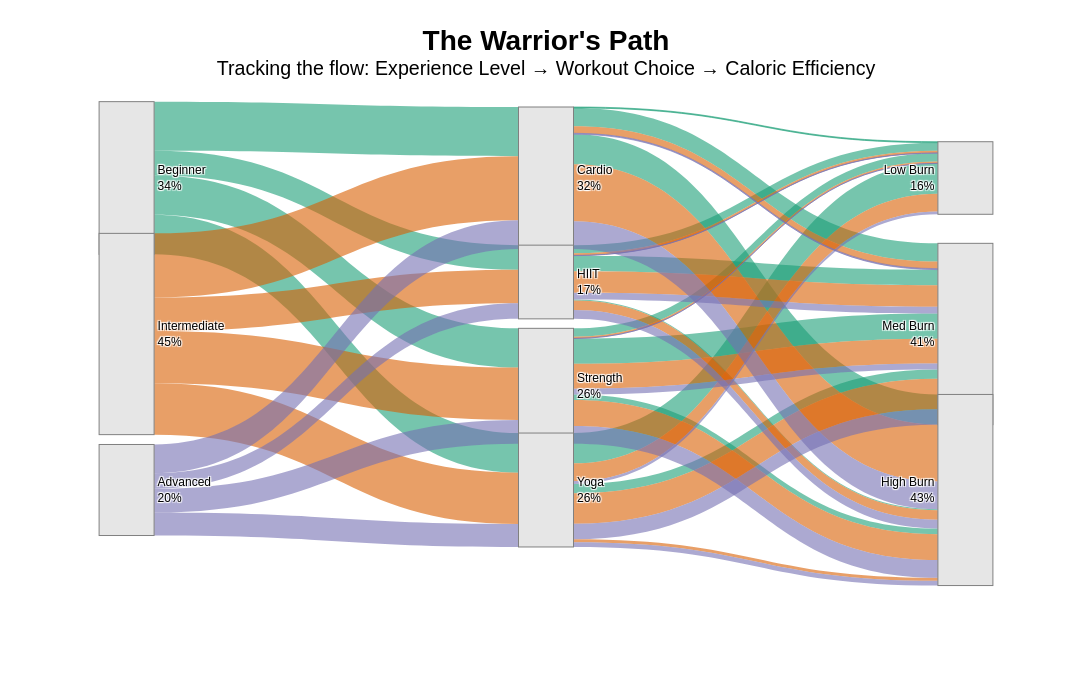

Notebook source saved alongside this figure:
### Code cell
# ============================================================
# PLOT 3: ALLUVIAL-STYLE SANKEY 
# ============================================================

flow_data = (
    df.groupby(
        ["difficulty_level", "workout_type", "burn_category"],
        observed=True
    )
    .size()
    .reset_index(name="n")
)

# Node order to match R
difficulty_nodes = ["Beginner", "Intermediate", "Advanced"]
workout_nodes = ["Cardio", "HIIT", "Strength", "Yoga"]
burn_nodes = ["Low Burn", "Med Burn", "High Burn"]

labels = difficulty_nodes + workout_nodes + burn_nodes

label_to_id = {
    label: idx for idx, label in enumerate(labels)
}

source = []
target = []
value = []
link_colors = []

difficulty_colors = {
    "Beginner": "rgba(27,158,119,0.6)",
    "Intermediate": "rgba(217,95,2,0.6)",
    "Advanced": "rgba(117,112,179,0.6)"
}


first_stage = (
    flow_data.groupby(
        ["difficulty_level", "workout_type"],
        observed=True
    )["n"]
    .sum()
    .reset_index()
)

for _, row in first_stage.iterrows():

    source.append(label_to_id[row["difficulty_level"]])
    target.append(label_to_id[row["workout_type"]])
    value.append(row["n"])

    link_colors.append(
        difficulty_colors[row["difficulty_level"]]
    )


second_stage = (
    flow_data.groupby(
        ["difficulty_level", "workout_type", "burn_category"],
        observed=True
    )["n"]
    .sum()
    .reset_index()
)

for _, row in second_stage.iterrows():

    source.append(label_to_id[row["workout_type"]])
    target.append(label_to_id[row["burn_category"]])
    value.append(row["n"])

    link_colors.append(
        difficulty_colors[row["difficulty_level"]]
    )


total_n = flow_data["n"].sum()

difficulty_pct = (
    flow_data.groupby("difficulty_level")["n"]
    .sum()
    .div(total_n)
    .mul(100)
    .round(0)
)

workout_pct = (
    flow_data.groupby("workout_type")["n"]
    .sum()
    .div(total_n)
    .mul(100)
    .round(0)
)

burn_pct = (
    flow_data.groupby("burn_category")["n"]
    .sum()
    .div(total_n)
    .mul(100)
    .round(0)
)

final_labels = []

for label in labels:

    if label in difficulty_pct.index:
        pct = int(difficulty_pct[label])

    elif label in workout_pct.index:
        pct = int(workout_pct[label])

    else:
        pct = int(burn_pct[label])

    final_labels.append(
        f"{label}<br>{pct}%"
    )


x_positions = (
    [0.05] * len(difficulty_nodes)
    + [0.50] * len(workout_nodes)
    + [0.95] * len(burn_nodes)
)

y_positions = (
    [0.15, 0.45, 0.75]
    + [0.15, 0.35, 0.55, 0.75]
    + [0.15, 0.45, 0.75]
)


fig = go.Figure(
    go.Sankey(
        arrangement="fixed",

        node=dict(
            pad=25,
            thickness=55,

            line=dict(
                color="gray",
                width=1
            ),

            label=final_labels,

            color="rgba(230,230,230,1)",

            x=x_positions,
            y=y_positions
        ),

        link=dict(
            source=source,
            target=target,
            value=value,
            color=link_colors
        )
    )
)

fig.update_layout(

    title=dict(
        text=(
            "<b>The Warrior's Path</b><br>"
            "<sup>"
            "Tracking the flow: Experience Level → "
            "Workout Choice → Caloric Efficiency"
            "</sup>"
        ),
        x=0.5,
        xanchor="center",
        font=dict(size=28)
    ),

    font=dict(
        size=12,
        family="Arial",
        color="black"
    ),

    width=1200,
    height=700,

    paper_bgcolor="white",
    plot_bgcolor="white"
)

fig.show()

### Figure 1 — Plotly figure (JSON) as saved in the notebook; plotly's stock layout.template omitted (floating-point values rounded to 4 significant figures)
{"data": [{"arrangement": "fixed", "link": {"color": ["rgba(27,158,119,0.6)", "rgba(27,158,119,0.6)", "rgba(27,158,119,0.6)", "rgba(27,158,119,0.6)", "rgba(217,95,2,0.6)", "rgba(217,95,2,0.6)", "rgba(217,95,2,0.6)", "rgba(217,95,2,0.6)", "rgba(117,112,179,0.6)", "rgba(117,112,179,0.6)", "rgba(117,112,179,0.6)", "rgba(117,112,179,0.6)", "rgba(27,158,119,0.6)", "rgba(27,158,119,0.6)", "rgba(27,158,119,0.6)", "rgba(27,158,119,0.6)", "rgba(27,158,119,0.6)", "rgba(27,158,119,0.6)", "rgba(27,158,119,0.6)", "rgba(27,158,119,0.6)", "rgba(27,158,119,0.6)", "rgba(27,158,119,0.6)", "rgba(27,158,119,0.6)", "rgba(217,95,2,0.6)", "rgba(217,95,2,0.6)", "rgba(217,95,2,0.6)", "rgba(217,95,2,0.6)", "rgba(217,95,2,0.6)", "rgba(217,95,2,0.6)", "rgba(217,95,2,0.6)", "rgba(217,95,2,0.6)", "rgba(217,95,2,0.6)", "rgba(217,95,2,0.6)", "rgba(217,95,2,0.6)", "rgba(117,112,179,0.6)", "rgba(117,112,179,0.6)", "rgba(117,112,179,0.6)", "rgba(117,112,179,0.6)", "rgba(117,112,179,0.6)", "rgba(117,112,179,0.6)", "rgba(117,112,179,0.6)", "rgba(117,112,179,0.6)", "rgba(117,112,179,0.6)", "rgba(117,112,179,0.6)", "rgba(117,112,179,0.6)"], "source": [0, 0, 0, 0, 1, 1, 1, 1, 2, 2, 2, 2, 3, 3, 3, 4, 4, 4, 5, 5, 5, 6, 6, 3, 3, 4, 4, 4, 5, 5, 5, 6, 6, 6, 3, 3, 4, 4, 4, 5, 5, 5, 6, 6, 6], "target": [3, 4, 5, 6, 3, 4, 5, 6, 3, 4, 5, 6, 7, 8, 9, 7, 8, 9, 7, 8, 9, 7, 8, 8, 9, 7, 8, 9, 7, 8, 9, 7, 8, 9, 8, 9, 7, 8, 9, 7, 8, 9, 7, 8, 9], "value": [2211, 1108, 1762, 1782, 2883, 1502, 2356, 2305, 1288, 703, 1066, 1034, 42, 821, 1348, 361, 698, 49, 375, 1137, 250, 1362, 420, 317, 2566, 102, 972, 428, 80, 1114, 1162, 799, 1373, 133, 44, 1244, 9, 301, 393, 4, 263, 799, 127, 690, 217]}, "node": {"color": "rgba(230,230,230,1)", "label": ["Beginner<br>34%", "Intermediate<br>45%", "Advanced<br>20%", "Cardio<br>32%", "HIIT<br>17%", "Strength<br>26%", "Yoga<br>26%", "Low Burn<br>16%", "Med Burn<br>41%", "High Burn<br>43%"], "line": {"color": "gray", "width": 1}, "pad": 25, "thickness": 55, "x": [0.05, 0.05, 0.05, 0.5, 0.5, 0.5, 0.5, 0.95, 0.95, 0.95], "y": [0.15, 0.45, 0.75, 0.15, 0.35, 0.55, 0.75, 0.15, 0.45, 0.75]}, "type": "sankey"}], "layout": {"font": {"color": "black", "family": "Arial", "size": 12}, "height": 700, "paper_bgcolor": "white", "plot_bgcolor": "white", "title": {"font": {"size": 28}, "text": "<b>The Warrior's Path</b><br><sup>Tracking the flow: Experience Level → Workout Choice → Caloric Efficiency</sup>", "x": 0.5, "xanchor": "center"}, "width": 1200}}
